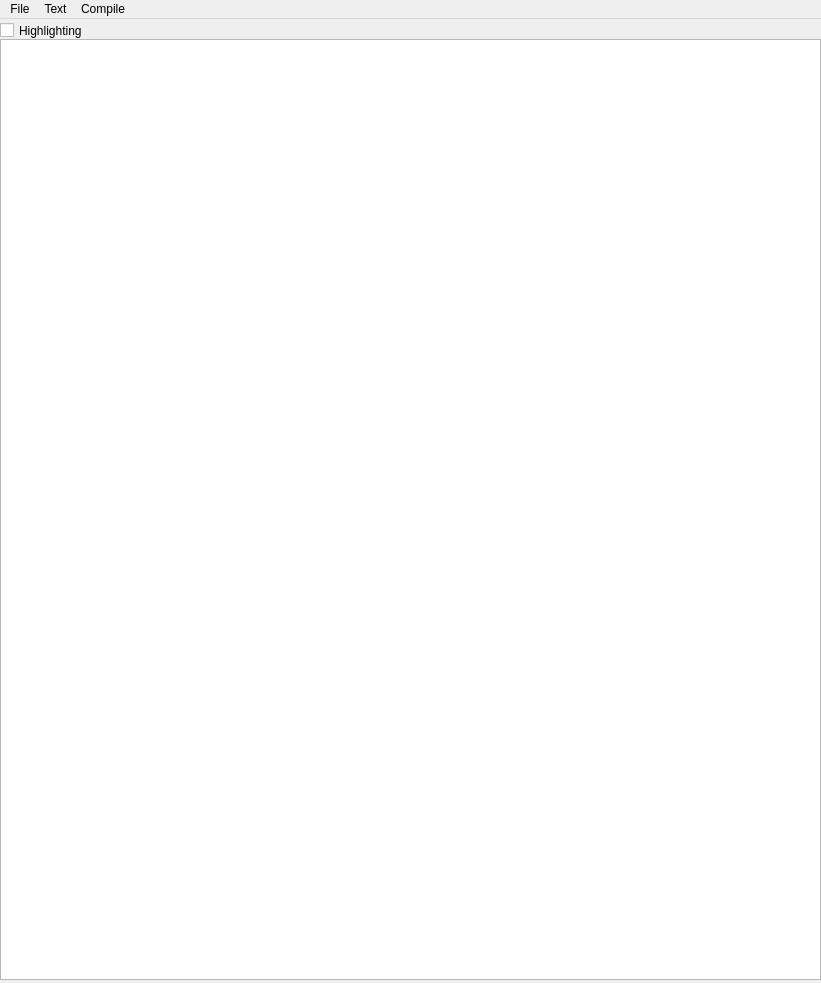
<?xml version="1.0" encoding="UTF-8"?>
<ui version="4.0">
 <class>MainWindow</class>
 <widget class="QMainWindow" name="MainWindow">
  <property name="geometry">
   <rect>
    <x>0</x>
    <y>0</y>
    <width>821</width>
    <height>983</height>
   </rect>
  </property>
  <property name="windowTitle">
   <string>MainWindow</string>
  </property>
  <widget class="QWidget" name="centralWidget">
   <widget class="QTextEdit" name="textEdit">
    <property name="geometry">
     <rect>
      <x>0</x>
      <y>20</y>
      <width>821</width>
      <height>941</height>
     </rect>
    </property>
    <property name="sizePolicy">
     <sizepolicy hsizetype="Fixed" vsizetype="Fixed">
      <horstretch>0</horstretch>
      <verstretch>0</verstretch>
     </sizepolicy>
    </property>
    <property name="font">
     <font>
      <pointsize>12</pointsize>
     </font>
    </property>
    <property name="sizeAdjustPolicy">
     <enum>QAbstractScrollArea::AdjustIgnored</enum>
    </property>
    <property name="lineWrapMode">
     <enum>QTextEdit::WidgetWidth</enum>
    </property>
    <property name="lineWrapColumnOrWidth">
     <number>0</number>
    </property>
    <property name="tabStopWidth">
     <number>40</number>
    </property>
   </widget>
   <widget class="QCheckBox" name="checkBoxHighlighting">
    <property name="geometry">
     <rect>
      <x>0</x>
      <y>0</y>
      <width>109</width>
      <height>23</height>
     </rect>
    </property>
    <property name="text">
     <string>Highlighting</string>
    </property>
   </widget>
  </widget>
  <widget class="QMenuBar" name="menuBar">
   <property name="geometry">
    <rect>
     <x>0</x>
     <y>0</y>
     <width>821</width>
     <height>22</height>
    </rect>
   </property>
   <widget class="QMenu" name="menuCreate">
    <property name="title">
     <string>File</string>
    </property>
    <addaction name="actionCreate_file"/>
    <addaction name="actionOpen_file"/>
    <addaction name="actionSave_file"/>
   </widget>
   <widget class="QMenu" name="menuFont">
    <property name="title">
     <string>Text</string>
    </property>
    <addaction name="separator"/>
    <addaction name="actionChange_font"/>
    <addaction name="actionChange_font_color"/>
    <addaction name="actionChange_font_size"/>
    <addaction name="actionChange_background_color"/>
    <addaction name="separator"/>
    <addaction name="actionSet_tab_stop"/>
   </widget>
   <widget class="QMenu" name="menuCompile">
    <property name="title">
     <string>Compile</string>
    </property>
    <addaction name="actionCompile_gpp"/>
   </widget>
   <addaction name="menuCreate"/>
   <addaction name="menuFont"/>
   <addaction name="menuCompile"/>
  </widget>
  <action name="actionCreate_file">
   <property name="text">
    <string>Create file</string>
   </property>
  </action>
  <action name="actionOpen_file">
   <property name="text">
    <string>Open file</string>
   </property>
  </action>
  <action name="actionSave_file">
   <property name="text">
    <string>Save file</string>
   </property>
  </action>
  <action name="actionChange_font_color">
   <property name="text">
    <string>Change font color</string>
   </property>
  </action>
  <action name="actionChange_font_size">
   <property name="text">
    <string>Change font size</string>
   </property>
  </action>
  <action name="actionChange_background_color">
   <property name="text">
    <string>Change background color</string>
   </property>
  </action>
  <action name="actiongpp">
   <property name="text">
    <string>g++</string>
   </property>
  </action>
  <action name="actionSet_tab_stop">
   <property name="text">
    <string>Set tab stop</string>
   </property>
  </action>
  <action name="actionHighlite">
   <property name="text">
    <string>Highlite</string>
   </property>
  </action>
  <action name="actionChange_font">
   <property name="text">
    <string>Change font</string>
   </property>
  </action>
  <action name="actionCompile_gpp">
   <property name="text">
    <string>Compile gpp</string>
   </property>
  </action>
 </widget>
 <layoutdefault spacing="6" margin="11"/>
 <resources/>
 <connections/>
</ui>
